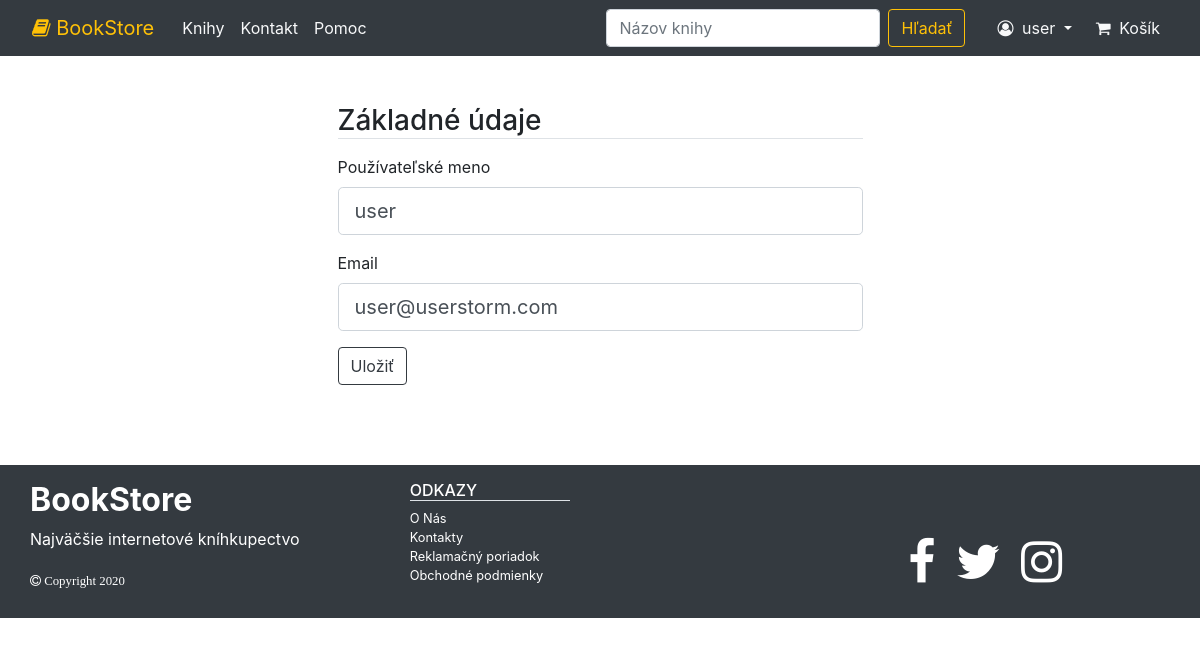
Page /account/edit/info/ (signed in) on the committed database.
### project/models/account.py (models this page shows, shortened)
class User(db.Model, UserMixin):
    id = db.Column(db.Integer, primary_key=True)
    username = db.Column(db.String(30), unique=True, nullable=False)
    email = db.Column(db.String(130), unique=True, nullable=False)
    password = db.Column(db.String(60), nullable=False)
    picture = db.Column(db.String(50), nullable=False, default="Default.png")
    orders = db.relationship("Order", backref="ordered_items", lazy=True)
    info_id = db.Column(db.Integer, db.ForeignKey("info.id"), nullable=True)

### project/users/account/routes.py (the view)
@account.route("/account/edit/info/", methods=["GET", "POST"])
@login_required
def account_edit_info():
    form = EditAccountForm()
    user = User.query.get(current_user.id)
    if request.method == "POST":
        if form.validate_on_submit():
            user.username = form.username.data
            user.email = form.email.data
            db.session.commit()
            flash("Údaje boli aktualizované", "success")
            return redirect(url_for("account.my_account"))
    else:
        form.username.data = user.username
        form.email.data = user.email
    return render_template("users/accountEdit.html", form=form, legend="Základné údaje")

### project/users/account/forms.py (shortened to what this page needs)
class EditAccountForm(FlaskForm):
    username = StringField("Používateľské meno", validators=[DataRequired(message="Toto pole je povinné")])
    email = StringField("Email", validators=[DataRequired(message="Toto pole je povinné"), Email(message="Použite platný email")])
    submit = SubmitField("Uložiť")

### project/models/account.py (called while the page is built)
@login_manager.user_loader
def load_user(user_id):
    return User.query.get(user_id)

### project/templates/users/accountEdit.html
{% extends "layout.html" %}
{% block content %}
    <div class="container mt-5">
        <div class="row justify-content-center">
            <div class="col-6 ">
                {% include "generalForm.html" %}
            </div>
        </div>
    </div>
{% endblock %}

### project/templates/layout.html (shortened to what this page needs)
<!DOCTYPE html>
<html lang="en">
<head>
    <link rel="stylesheet" href="https://cdnjs.cloudflare.com/ajax/libs/font-awesome/4.7.0/css/font-awesome.min.css">
    <link rel="stylesheet" href="https://stackpath.bootstrapcdn.com/bootstrap/4.5.0/css/bootstrap.min.css">
    <link rel="stylesheet" href="{{ url_for('static', filename='main.css') }}">
</head>
<body>
    <nav class="navbar navbar-expand-lg navbar-dark bg-dark ">
        <a class="navbar-brand text-warning ml-3" href="{{ url_for('main.home') }}">
            <span class="fa fa-book"></span>
            BookStore
        </a>
        <div class="collapse navbar-collapse" id="navbarNav">
            <div class="navbar-nav mr-auto ">
                <a class="nav-item nav-link text-light ml-1" href="{{ url_for('search.search_all') }}">Knihy</a>
                <a class="nav-item nav-link text-light" href="{{ url_for('main.contact') }}">Kontakt</a>
                <a class="nav-item nav-link text-light" href="#">Pomoc</a>
            </div>
            <div class="navbar-nav mr-3">
                <form class="form-inline" method="GET" action="{{ url_for('search.search') }}">
                    <input class="form-control mr-sm-2" type="search" name="q" placeholder="Názov knihy" aria-label="Search">
                    <button class="btn btn-outline-warning my-2 my-sm-0" type="submit">Hľadať</button>
                </form>
            </div>
            {% if current_user.is_authenticated %}
                <div class="navbar-nav ml-2 dropdown">
                        <a class="nav-item nav-link text-light dropdown-toggle" href="#" id="navbarDropdown" role="button" data-toggle="dropdown" aria-haspopup="true" aria-expanded="false">
                            <span class="fa fa-user-circle-o mr-sm-1"></span>   {{ current_user.username }}
                        </a>
                </div>
            {% else %}
                <div class="navbar-nav ml-2">
                    <a class="nav-item nav-link text-light" href="{{ url_for('account.login') }}">
                        <span class="fa fa-user-circle-o"></span>   Prihlásiť sa
                    </a>
                </div>
            {% endif %}
            <div class="navbar-nav mr-3 ml-2">
                <a class="nav-item nav-link text-light" href="{{ url_for('shop.cart')}}">
                    <span class="fa fa-shopping-cart mr-sm-1"> </span>
                    Košík
                </a>
            </div>
        </div>
    </nav>
    <div class="container">
        {% block content %}
        {% endblock %}
    </div>
    <footer class="page-footer bg-dark pt-3 pb-3 mt-5">
        <div class="container">
            <div class="row">
                <div col-sm-4>
                    <div class="text-white">
                        <p class="font-weight-bold h2">
                            BookStore
                        </p>
                         <p class=" ">
                            Najväčšie internetové kníhkupectvo
                         </p>
                         <p class="fa fa-copyright small mb-1 mt-auto">
                            Copyright 2020
                         </p>
                    </div>
                </div>
            <div class="col-sm-1">
            </div>
            <div class="col-sm-2 text-white small ">
                <ul class="list-unstyled ">
                    <li class="border-bottom h6">
                        ODKAZY
                    </li>
                    <li class="">
                        <a href="{{ url_for('main.about') }}" class="text-white text-decoration-none"> O Nás  </a>
                    </li>
                    <li class="">
                        <a href="{{ url_for('main.contact') }}" class="text-white text-decoration-none"> Kontakty </a>
                    </li>
                    <li class="">
                        <a href="#" class="text-white text-decoration-none"> Reklamačný poriadok </a>
                    </li>
                    <li class="">
                        <a href="#" class="text-white text-decoration-none"> Obchodné podmienky </a>
                    </li>
                </ul>
            </div>
            <div class="col-sm-1">
            </div>
            <div class="col-sm-3 ml-auto mt-auto">
                <div>
                    <ul class="list-unstyled list-inline m-2">
                        <li class="list-inline-item">
                            <a  href="#" class="text-white">
                                <i class="fa fa-facebook fa-3x">  </i>
                            </a>
                        </li>
                        <li class="list-inline-item m-2">
                            <a  href="#" class="text-white">
                                <i class="fa fa-twitter fa-3x">  </i>
                            </a>
                        </li>
                        <li class="list-inline-item m-2">
                            <a  href="#" class="text-white">
                                <i class="fa fa-instagram fa-3x">  </i>
                            </a>
                        </li>
                    </ul>
                </div>
            </div>
            </div>
            </div>
    </footer>
</body>
</html>

### project/templates/generalForm.html (shortened to what this page needs)
<form action="" method="POST" >
    <fieldset class="form-group">
        {% if legend %}
            <legend class="border-bottom h3 mb-3">{{ legend }}</legend>
        {% else %}
            <legend class="border-bottom h3 mb-3">Formulár</legend>
        {% endif %}
        {% for field in form if field.name != 'csrf_token' %}
            <div class="form-group">
                {% if field.type == "SubmitField" %}
                    {{ field(class="btn btn-outline-dark") }}
                {% else %}
                    {{ field.label(class="form-control-label") }}
                    {% if field.errors %}
                        {{ field(class="form-control form-control-lg is-invalid") }}
                        <div class="invalid-feedback">
                            {% for error in field.errors %}
                                <span>{{ error }}</span>
                            {% endfor %}
                        </div>
                    {% else %}
                        {% if field.type == "TextAreaField" %}
                            {{ field(class="form-control form-control-sm", rows=20, cols=20)}}
                        {% else %}
                            {{ field(class="form-control form-control-lg ") }}
                        {% endif %}
                    {% endif %}
                {% endif %}
            </div>
        {% endfor %}
    </fieldset>
</form>

### rows in the picture
User: username "user", username "user" "user@userstorm.com"

### other values in the picture
{{ legend }} "Základné údaje"
{{ field.label(class="form-control-label") }} "Používateľské meno" "Email"
